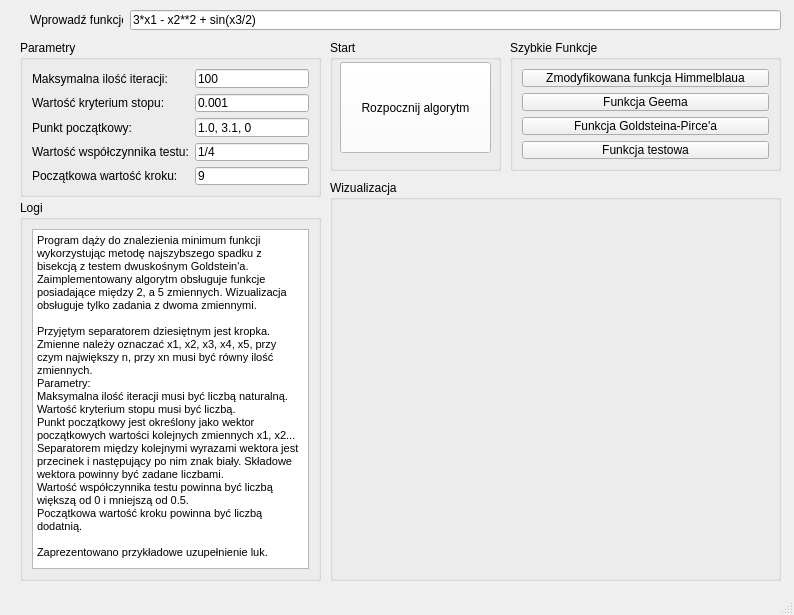
<?xml version="1.0" encoding="UTF-8"?>
<ui version="4.0">
 <class>MainWindow</class>
 <widget class="QMainWindow" name="MainWindow">
  <property name="geometry">
   <rect>
    <x>0</x>
    <y>0</y>
    <width>794</width>
    <height>615</height>
   </rect>
  </property>
  <property name="windowTitle">
   <string>MainWindow</string>
  </property>
  <widget class="QWidget" name="centralwidget">
   <widget class="QGroupBox" name="groupBox">
    <property name="geometry">
     <rect>
      <x>20</x>
      <y>40</y>
      <width>301</width>
      <height>157</height>
     </rect>
    </property>
    <property name="title">
     <string>Parametry</string>
    </property>
    <layout class="QGridLayout" name="gridLayout">
     <item row="0" column="2">
      <widget class="QLineEdit" name="lineEdit_iteration">
       <property name="text">
        <string>100</string>
       </property>
      </widget>
     </item>
     <item row="1" column="0" colspan="2">
      <widget class="QLabel" name="label_stop_term">
       <property name="text">
        <string>Wartość kryterium stopu:</string>
       </property>
      </widget>
     </item>
     <item row="1" column="2">
      <widget class="QLineEdit" name="lineEdit_stop_term">
       <property name="text">
        <string>0.001</string>
       </property>
      </widget>
     </item>
     <item row="2" column="0">
      <widget class="QLabel" name="label_start_vector">
       <property name="text">
        <string>Punkt początkowy:</string>
       </property>
      </widget>
     </item>
     <item row="2" column="2">
      <widget class="QLineEdit" name="lineEdit_start_vector">
       <property name="text">
        <string>1.0, 3.1, 0</string>
       </property>
      </widget>
     </item>
     <item row="3" column="0" colspan="2">
      <widget class="QLabel" name="label_test">
       <property name="text">
        <string>Wartość współczynnika testu:</string>
       </property>
      </widget>
     </item>
     <item row="3" column="2">
      <widget class="QLineEdit" name="lineEdit_test">
       <property name="text">
        <string>1/4</string>
       </property>
      </widget>
     </item>
     <item row="4" column="0">
      <widget class="QLabel" name="label_step_size">
       <property name="text">
        <string>Początkowa wartość kroku:</string>
       </property>
      </widget>
     </item>
     <item row="4" column="2">
      <widget class="QLineEdit" name="lineEdit_step_size">
       <property name="text">
        <string>9</string>
       </property>
      </widget>
     </item>
     <item row="0" column="0">
      <widget class="QLabel" name="label_iteration_number">
       <property name="text">
        <string>Maksymalna ilość iteracji:</string>
       </property>
      </widget>
     </item>
    </layout>
   </widget>
   <widget class="QGroupBox" name="groupBox_2">
    <property name="geometry">
     <rect>
      <x>20</x>
      <y>200</y>
      <width>301</width>
      <height>381</height>
     </rect>
    </property>
    <property name="title">
     <string>Logi</string>
    </property>
    <layout class="QGridLayout" name="gridLayout_2">
     <item row="0" column="0">
      <widget class="QTextBrowser" name="textBrowser_output">
       <property name="html">
        <string>&lt;!DOCTYPE HTML PUBLIC &quot;-//W3C//DTD HTML 4.0//EN&quot; &quot;http://www.w3.org/TR/REC-html40/strict.dtd&quot;&gt;
&lt;html&gt;&lt;head&gt;&lt;meta name=&quot;qrichtext&quot; content=&quot;1&quot; /&gt;&lt;style type=&quot;text/css&quot;&gt;
p, li { white-space: pre-wrap; }
&lt;/style&gt;&lt;/head&gt;&lt;body style=&quot; font-family:'MS Shell Dlg 2'; font-size:8.25pt; font-weight:400; font-style:normal;&quot;&gt;
&lt;p style=&quot; margin-top:0px; margin-bottom:0px; margin-left:0px; margin-right:0px; -qt-block-indent:0; text-indent:0px;&quot;&gt;Program dąży do znalezienia minimum funkcji wykorzystując metodę najszybszego spadku z bisekcją z testem dwuskośnym Goldstein'a. Zaimplementowany algorytm obsługuje funkcje posiadające między 2, a 5 zmiennych. Wizualizacja obsługuje tylko zadania z dwoma zmiennymi.&lt;/p&gt;
&lt;p style=&quot;-qt-paragraph-type:empty; margin-top:0px; margin-bottom:0px; margin-left:0px; margin-right:0px; -qt-block-indent:0; text-indent:0px;&quot;&gt;&lt;br /&gt;&lt;/p&gt;
&lt;p style=&quot; margin-top:0px; margin-bottom:0px; margin-left:0px; margin-right:0px; -qt-block-indent:0; text-indent:0px;&quot;&gt;Przyjętym separatorem dziesiętnym jest kropka. Zmienne należy oznaczać x1, x2, x3, x4, x5, przy czym największy n, przy xn musi być równy ilość zmiennych.&lt;/p&gt;
&lt;p style=&quot; margin-top:0px; margin-bottom:0px; margin-left:0px; margin-right:0px; -qt-block-indent:0; text-indent:0px;&quot;&gt;Parametry:&lt;/p&gt;
&lt;p style=&quot; margin-top:0px; margin-bottom:0px; margin-left:0px; margin-right:0px; -qt-block-indent:0; text-indent:0px;&quot;&gt;Maksymalna ilość iteracji musi być liczbą naturalną.&lt;/p&gt;
&lt;p style=&quot; margin-top:0px; margin-bottom:0px; margin-left:0px; margin-right:0px; -qt-block-indent:0; text-indent:0px;&quot;&gt;Wartość kryterium stopu musi być liczbą.&lt;/p&gt;
&lt;p style=&quot; margin-top:0px; margin-bottom:0px; margin-left:0px; margin-right:0px; -qt-block-indent:0; text-indent:0px;&quot;&gt;Punkt początkowy jest określony jako wektor początkowych wartości kolejnych zmiennych x1, x2... Separatorem między kolejnymi wyrazami wektora jest przecinek i następujący po nim znak biały. Składowe wektora powinny być zadane liczbami.&lt;/p&gt;
&lt;p style=&quot; margin-top:0px; margin-bottom:0px; margin-left:0px; margin-right:0px; -qt-block-indent:0; text-indent:0px;&quot;&gt;Wartość współczynnika testu powinna być liczbą większą od 0 i mniejszą od 0.5.&lt;/p&gt;
&lt;p style=&quot; margin-top:0px; margin-bottom:0px; margin-left:0px; margin-right:0px; -qt-block-indent:0; text-indent:0px;&quot;&gt;Początkowa wartość kroku powinna być liczbą dodatnią.&lt;/p&gt;
&lt;p style=&quot;-qt-paragraph-type:empty; margin-top:0px; margin-bottom:0px; margin-left:0px; margin-right:0px; -qt-block-indent:0; text-indent:0px;&quot;&gt;&lt;br /&gt;&lt;/p&gt;
&lt;p style=&quot; margin-top:0px; margin-bottom:0px; margin-left:0px; margin-right:0px; -qt-block-indent:0; text-indent:0px;&quot;&gt;Zaprezentowano przykładowe uzupełnienie luk. &lt;/p&gt;&lt;/body&gt;&lt;/html&gt;</string>
       </property>
      </widget>
     </item>
    </layout>
   </widget>
   <widget class="QGroupBox" name="groupBox_3">
    <property name="geometry">
     <rect>
      <x>330</x>
      <y>180</y>
      <width>451</width>
      <height>401</height>
     </rect>
    </property>
    <property name="title">
     <string>Wizualizacja</string>
    </property>
   </widget>
   <widget class="QGroupBox" name="groupBox_4">
    <property name="geometry">
     <rect>
      <x>510</x>
      <y>40</y>
      <width>271</width>
      <height>131</height>
     </rect>
    </property>
    <property name="title">
     <string>Szybkie Funkcje</string>
    </property>
    <layout class="QGridLayout" name="gridLayout_3">
     <item row="0" column="0">
      <widget class="QPushButton" name="pushButton_Himmelblau">
       <property name="text">
        <string>Zmodyfikowana funkcja Himmelblaua</string>
       </property>
      </widget>
     </item>
     <item row="2" column="0">
      <widget class="QPushButton" name="pushButton_Goldstei_Pirce">
       <property name="text">
        <string>Funkcja Goldsteina-Pirce'a</string>
       </property>
      </widget>
     </item>
     <item row="1" column="0">
      <widget class="QPushButton" name="pushButton_Geem">
       <property name="text">
        <string>Funkcja Geema</string>
       </property>
      </widget>
     </item>
     <item row="3" column="0">
      <widget class="QPushButton" name="pushButton_test_function">
       <property name="text">
        <string>Funkcja testowa</string>
       </property>
      </widget>
     </item>
    </layout>
   </widget>
   <widget class="QGroupBox" name="groupBox_5">
    <property name="geometry">
     <rect>
      <x>330</x>
      <y>40</y>
      <width>171</width>
      <height>131</height>
     </rect>
    </property>
    <property name="title">
     <string>Start</string>
    </property>
    <widget class="QPushButton" name="pushButton_start_algorythm">
     <property name="geometry">
      <rect>
       <x>10</x>
       <y>22</y>
       <width>151</width>
       <height>91</height>
      </rect>
     </property>
     <property name="palette">
      <palette>
       <active>
        <colorrole role="WindowText">
         <brush brushstyle="SolidPattern">
          <color alpha="255">
           <red>0</red>
           <green>0</green>
           <blue>0</blue>
          </color>
         </brush>
        </colorrole>
        <colorrole role="Button">
         <brush brushstyle="SolidPattern">
          <color alpha="255">
           <red>255</red>
           <green>255</green>
           <blue>255</blue>
          </color>
         </brush>
        </colorrole>
        <colorrole role="Light">
         <brush brushstyle="SolidPattern">
          <color alpha="255">
           <red>255</red>
           <green>255</green>
           <blue>255</blue>
          </color>
         </brush>
        </colorrole>
        <colorrole role="Midlight">
         <brush brushstyle="SolidPattern">
          <color alpha="255">
           <red>255</red>
           <green>255</green>
           <blue>255</blue>
          </color>
         </brush>
        </colorrole>
        <colorrole role="Dark">
         <brush brushstyle="SolidPattern">
          <color alpha="255">
           <red>127</red>
           <green>127</green>
           <blue>127</blue>
          </color>
         </brush>
        </colorrole>
        <colorrole role="Mid">
         <brush brushstyle="SolidPattern">
          <color alpha="255">
           <red>170</red>
           <green>170</green>
           <blue>170</blue>
          </color>
         </brush>
        </colorrole>
        <colorrole role="Text">
         <brush brushstyle="SolidPattern">
          <color alpha="255">
           <red>0</red>
           <green>0</green>
           <blue>0</blue>
          </color>
         </brush>
        </colorrole>
        <colorrole role="BrightText">
         <brush brushstyle="SolidPattern">
          <color alpha="255">
           <red>255</red>
           <green>255</green>
           <blue>255</blue>
          </color>
         </brush>
        </colorrole>
        <colorrole role="ButtonText">
         <brush brushstyle="SolidPattern">
          <color alpha="255">
           <red>0</red>
           <green>0</green>
           <blue>0</blue>
          </color>
         </brush>
        </colorrole>
        <colorrole role="Base">
         <brush brushstyle="SolidPattern">
          <color alpha="255">
           <red>255</red>
           <green>255</green>
           <blue>255</blue>
          </color>
         </brush>
        </colorrole>
        <colorrole role="Window">
         <brush brushstyle="SolidPattern">
          <color alpha="255">
           <red>255</red>
           <green>255</green>
           <blue>255</blue>
          </color>
         </brush>
        </colorrole>
        <colorrole role="Shadow">
         <brush brushstyle="SolidPattern">
          <color alpha="255">
           <red>0</red>
           <green>0</green>
           <blue>0</blue>
          </color>
         </brush>
        </colorrole>
        <colorrole role="AlternateBase">
         <brush brushstyle="SolidPattern">
          <color alpha="255">
           <red>255</red>
           <green>255</green>
           <blue>255</blue>
          </color>
         </brush>
        </colorrole>
        <colorrole role="ToolTipBase">
         <brush brushstyle="SolidPattern">
          <color alpha="255">
           <red>255</red>
           <green>255</green>
           <blue>220</blue>
          </color>
         </brush>
        </colorrole>
        <colorrole role="ToolTipText">
         <brush brushstyle="SolidPattern">
          <color alpha="255">
           <red>0</red>
           <green>0</green>
           <blue>0</blue>
          </color>
         </brush>
        </colorrole>
        <colorrole role="PlaceholderText">
         <brush brushstyle="SolidPattern">
          <color alpha="128">
           <red>0</red>
           <green>0</green>
           <blue>0</blue>
          </color>
         </brush>
        </colorrole>
       </active>
       <inactive>
        <colorrole role="WindowText">
         <brush brushstyle="SolidPattern">
          <color alpha="255">
           <red>0</red>
           <green>0</green>
           <blue>0</blue>
          </color>
         </brush>
        </colorrole>
        <colorrole role="Button">
         <brush brushstyle="SolidPattern">
          <color alpha="255">
           <red>255</red>
           <green>255</green>
           <blue>255</blue>
          </color>
         </brush>
        </colorrole>
        <colorrole role="Light">
         <brush brushstyle="SolidPattern">
          <color alpha="255">
           <red>255</red>
           <green>255</green>
           <blue>255</blue>
          </color>
         </brush>
        </colorrole>
        <colorrole role="Midlight">
         <brush brushstyle="SolidPattern">
          <color alpha="255">
           <red>255</red>
           <green>255</green>
           <blue>255</blue>
          </color>
         </brush>
        </colorrole>
        <colorrole role="Dark">
         <brush brushstyle="SolidPattern">
          <color alpha="255">
           <red>127</red>
           <green>127</green>
           <blue>127</blue>
          </color>
         </brush>
        </colorrole>
        <colorrole role="Mid">
         <brush brushstyle="SolidPattern">
          <color alpha="255">
           <red>170</red>
           <green>170</green>
           <blue>170</blue>
          </color>
         </brush>
        </colorrole>
        <colorrole role="Text">
         <brush brushstyle="SolidPattern">
          <color alpha="255">
           <red>0</red>
           <green>0</green>
           <blue>0</blue>
          </color>
         </brush>
        </colorrole>
        <colorrole role="BrightText">
         <brush brushstyle="SolidPattern">
          <color alpha="255">
           <red>255</red>
           <green>255</green>
           <blue>255</blue>
          </color>
         </brush>
        </colorrole>
        <colorrole role="ButtonText">
         <brush brushstyle="SolidPattern">
          <color alpha="255">
           <red>0</red>
           <green>0</green>
           <blue>0</blue>
          </color>
         </brush>
        </colorrole>
        <colorrole role="Base">
         <brush brushstyle="SolidPattern">
          <color alpha="255">
           <red>255</red>
           <green>255</green>
           <blue>255</blue>
          </color>
         </brush>
        </colorrole>
        <colorrole role="Window">
         <brush brushstyle="SolidPattern">
          <color alpha="255">
           <red>255</red>
           <green>255</green>
           <blue>255</blue>
          </color>
         </brush>
        </colorrole>
        <colorrole role="Shadow">
         <brush brushstyle="SolidPattern">
          <color alpha="255">
           <red>0</red>
           <green>0</green>
           <blue>0</blue>
          </color>
         </brush>
        </colorrole>
        <colorrole role="AlternateBase">
         <brush brushstyle="SolidPattern">
          <color alpha="255">
           <red>255</red>
           <green>255</green>
           <blue>255</blue>
          </color>
         </brush>
        </colorrole>
        <colorrole role="ToolTipBase">
         <brush brushstyle="SolidPattern">
          <color alpha="255">
           <red>255</red>
           <green>255</green>
           <blue>220</blue>
          </color>
         </brush>
        </colorrole>
        <colorrole role="ToolTipText">
         <brush brushstyle="SolidPattern">
          <color alpha="255">
           <red>0</red>
           <green>0</green>
           <blue>0</blue>
          </color>
         </brush>
        </colorrole>
        <colorrole role="PlaceholderText">
         <brush brushstyle="SolidPattern">
          <color alpha="128">
           <red>0</red>
           <green>0</green>
           <blue>0</blue>
          </color>
         </brush>
        </colorrole>
       </inactive>
       <disabled>
        <colorrole role="WindowText">
         <brush brushstyle="SolidPattern">
          <color alpha="255">
           <red>127</red>
           <green>127</green>
           <blue>127</blue>
          </color>
         </brush>
        </colorrole>
        <colorrole role="Button">
         <brush brushstyle="SolidPattern">
          <color alpha="255">
           <red>255</red>
           <green>255</green>
           <blue>255</blue>
          </color>
         </brush>
        </colorrole>
        <colorrole role="Light">
         <brush brushstyle="SolidPattern">
          <color alpha="255">
           <red>255</red>
           <green>255</green>
           <blue>255</blue>
          </color>
         </brush>
        </colorrole>
        <colorrole role="Midlight">
         <brush brushstyle="SolidPattern">
          <color alpha="255">
           <red>255</red>
           <green>255</green>
           <blue>255</blue>
          </color>
         </brush>
        </colorrole>
        <colorrole role="Dark">
         <brush brushstyle="SolidPattern">
          <color alpha="255">
           <red>127</red>
           <green>127</green>
           <blue>127</blue>
          </color>
         </brush>
        </colorrole>
        <colorrole role="Mid">
         <brush brushstyle="SolidPattern">
          <color alpha="255">
           <red>170</red>
           <green>170</green>
           <blue>170</blue>
          </color>
         </brush>
        </colorrole>
        <colorrole role="Text">
         <brush brushstyle="SolidPattern">
          <color alpha="255">
           <red>127</red>
           <green>127</green>
           <blue>127</blue>
          </color>
         </brush>
        </colorrole>
        <colorrole role="BrightText">
         <brush brushstyle="SolidPattern">
          <color alpha="255">
           <red>255</red>
           <green>255</green>
           <blue>255</blue>
          </color>
         </brush>
        </colorrole>
        <colorrole role="ButtonText">
         <brush brushstyle="SolidPattern">
          <color alpha="255">
           <red>127</red>
           <green>127</green>
           <blue>127</blue>
          </color>
         </brush>
        </colorrole>
        <colorrole role="Base">
         <brush brushstyle="SolidPattern">
          <color alpha="255">
           <red>255</red>
           <green>255</green>
           <blue>255</blue>
          </color>
         </brush>
        </colorrole>
        <colorrole role="Window">
         <brush brushstyle="SolidPattern">
          <color alpha="255">
           <red>255</red>
           <green>255</green>
           <blue>255</blue>
          </color>
         </brush>
        </colorrole>
        <colorrole role="Shadow">
         <brush brushstyle="SolidPattern">
          <color alpha="255">
           <red>0</red>
           <green>0</green>
           <blue>0</blue>
          </color>
         </brush>
        </colorrole>
        <colorrole role="AlternateBase">
         <brush brushstyle="SolidPattern">
          <color alpha="255">
           <red>255</red>
           <green>255</green>
           <blue>255</blue>
          </color>
         </brush>
        </colorrole>
        <colorrole role="ToolTipBase">
         <brush brushstyle="SolidPattern">
          <color alpha="255">
           <red>255</red>
           <green>255</green>
           <blue>220</blue>
          </color>
         </brush>
        </colorrole>
        <colorrole role="ToolTipText">
         <brush brushstyle="SolidPattern">
          <color alpha="255">
           <red>0</red>
           <green>0</green>
           <blue>0</blue>
          </color>
         </brush>
        </colorrole>
        <colorrole role="PlaceholderText">
         <brush brushstyle="SolidPattern">
          <color alpha="128">
           <red>0</red>
           <green>0</green>
           <blue>0</blue>
          </color>
         </brush>
        </colorrole>
       </disabled>
      </palette>
     </property>
     <property name="text">
      <string>Rozpocznij algorytm</string>
     </property>
    </widget>
   </widget>
   <widget class="QLabel" name="label_function">
    <property name="geometry">
     <rect>
      <x>30</x>
      <y>10</y>
      <width>93</width>
      <height>20</height>
     </rect>
    </property>
    <property name="text">
     <string>Wprowadź funkcję:</string>
    </property>
   </widget>
   <widget class="QLineEdit" name="lineEdit_function">
    <property name="geometry">
     <rect>
      <x>130</x>
      <y>10</y>
      <width>651</width>
      <height>20</height>
     </rect>
    </property>
    <property name="text">
     <string>3*x1 - x2**2 + sin(x3/2)</string>
    </property>
   </widget>
  </widget>
  <widget class="QStatusBar" name="statusbar"/>
 </widget>
 <resources/>
 <connections/>
</ui>
